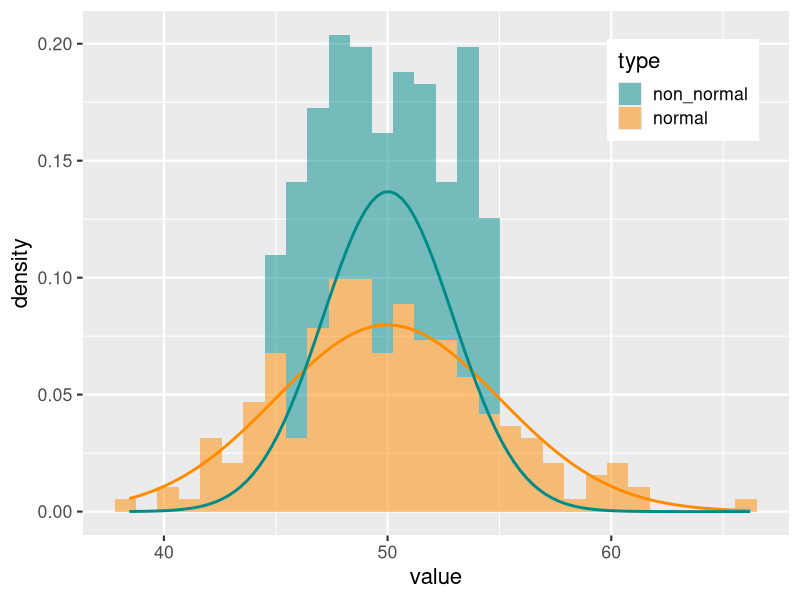
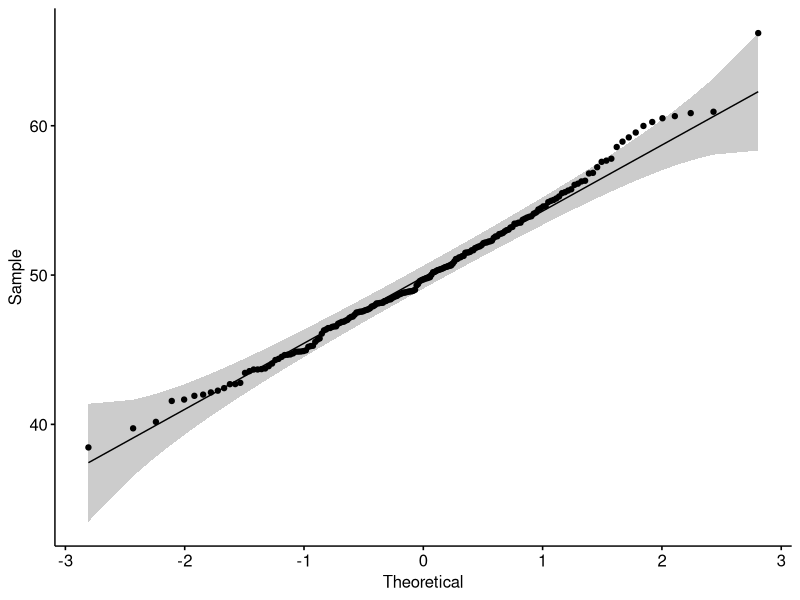
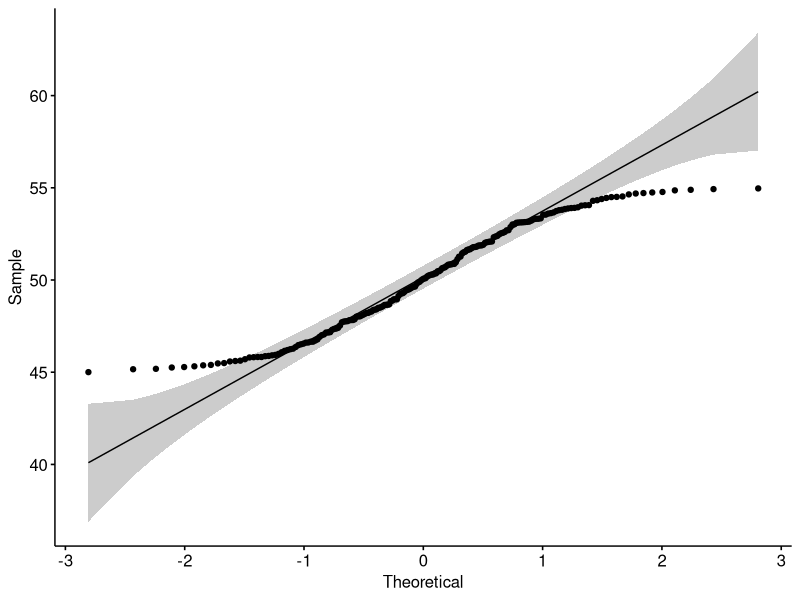
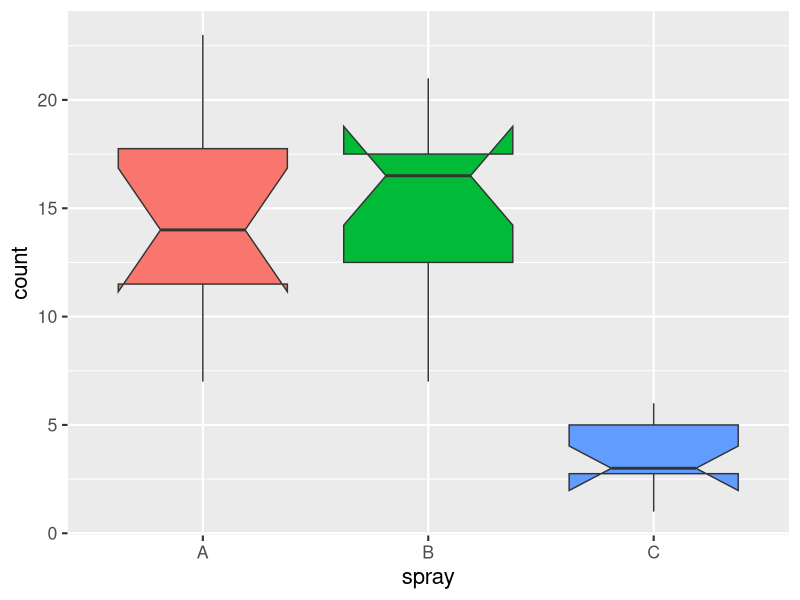
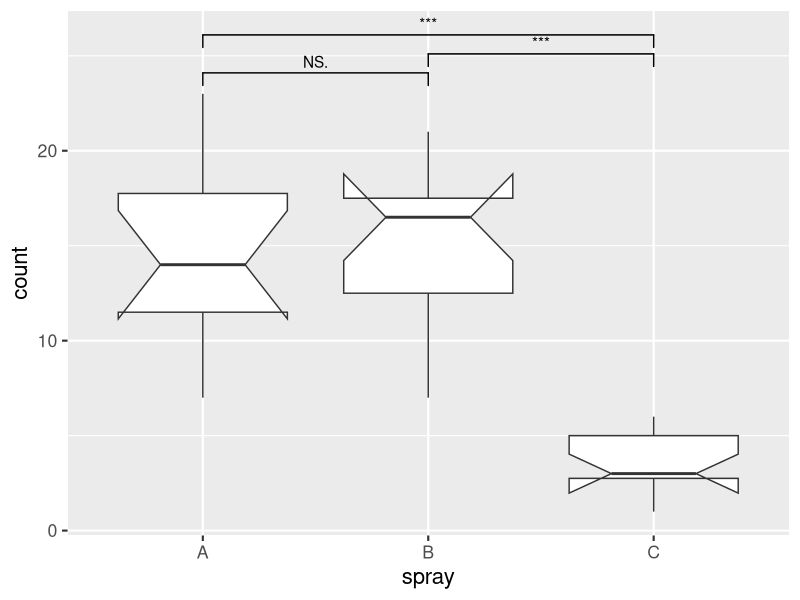
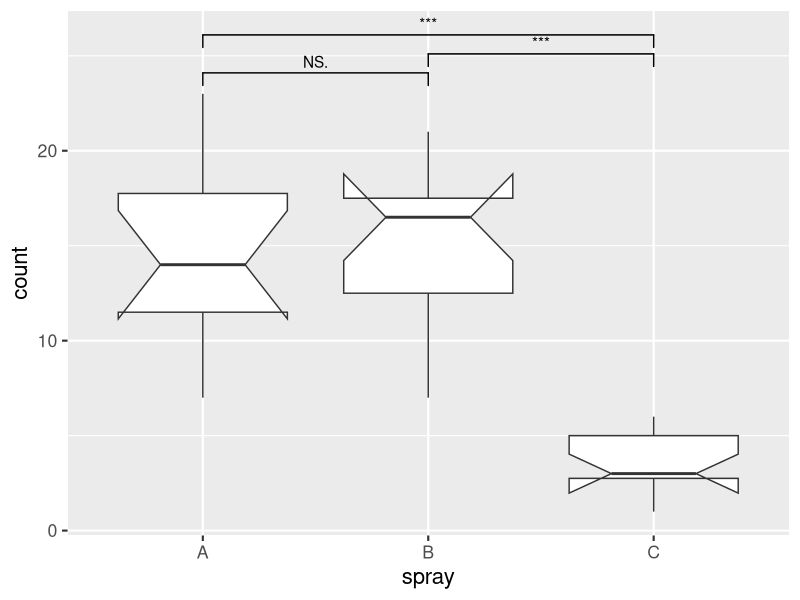
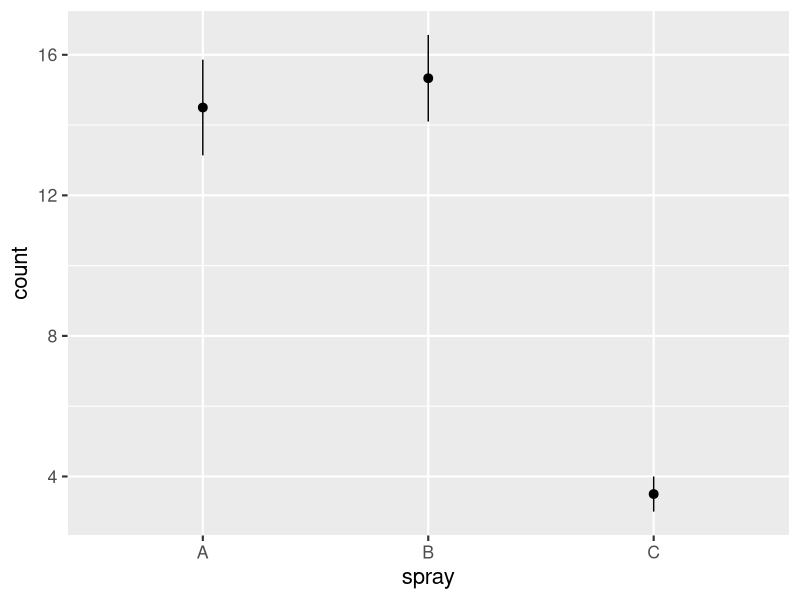
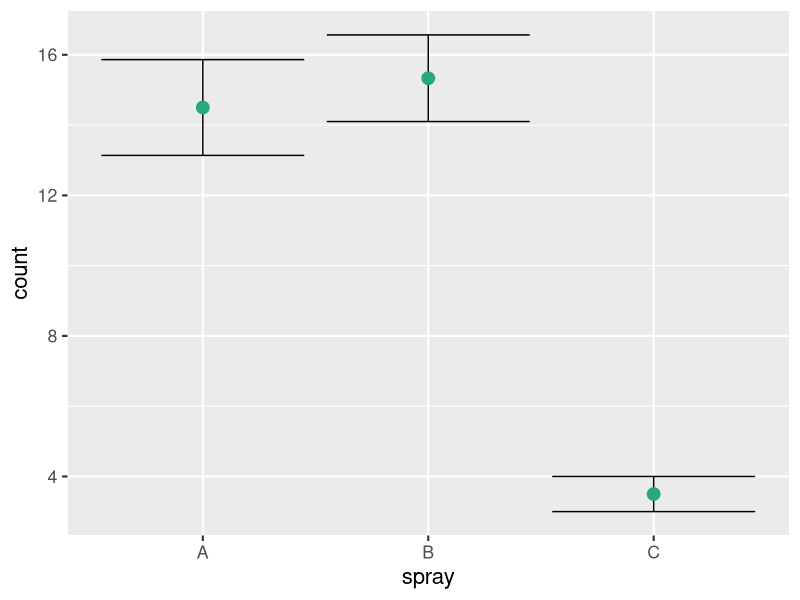

Write the R code that produced these figures, in order.
## ---- chunk 1
library(dplyr)
library(ggplot2)
library(tidyr)
theme_set(theme_grey(base_size = 16))
options(scipen = 0)
## ---- chunk 2
#| echo: false
set.seed(123)
mydata <- tibble(
  normal = rnorm(
    n = 200,
    mean = 50,
    sd = 5
  ),
  non_normal = runif(
    n = 200,
    min = 45,
    max = 55
  )
)
## ---- chunk 3
mydata
## ---- chunk 4
#| fig-width: 6
#| fig-height: 6
mydata %>%
  pivot_longer(cols = 1:2, names_to = "type", values_to = "value") %>%
  ggplot() +
  geom_histogram(alpha = 0.5, aes(x = value, fill = type, y = ..density..)) + # plot probability instead of count on y axis
  stat_function(
    fun = dnorm,
    args = list(
      mean = 50,
      sd = 5
    ),
    color = "darkorange", size = 1
  ) +
  stat_function(
    fun = dnorm,
    args = list(
      mean = mean(mydata$non_normal),
      sd = sd(mydata$non_normal)
    ),
    color = "cyan4", size = 1
  ) +
  scale_fill_manual(values = c("cyan4", "darkorange")) +
  theme(legend.position = c(0.85, 0.85))
## ---- chunk 5
shapiro.test(mydata$normal)
## ---- chunk 6
shapiro.test(mydata$non_normal)
## ---- chunk 7
# ggplot(
#   mydata,
#   aes(sample = normal)
# ) +
#   stat_qq() +
#   stat_qq_line()
ggpubr::ggqqplot(mydata$normal)
## ---- chunk 8
# ggplot(
#   mydata,
#   aes(sample = non_normal)
# ) +
#   stat_qq() +
#   stat_qq_line()
ggpubr::ggqqplot(mydata$non_normal)
## ---- chunk 9
InsectSprays <- InsectSprays %>%
  filter(spray %in% c("A", "B", "E")) %>%
  mutate(spray = recode(spray, "E" = "C"))
## ---- chunk 10
TreatA <- filter(
  InsectSprays,
  spray == "A")$count
TreatB <- filter(
  InsectSprays,
  spray == "B")$count
TreatC <- filter(
  InsectSprays,
  spray == "C")$count
## ---- chunk 11
ggplot(InsectSprays, aes(x = spray, y = count, fill = spray)) +
  geom_boxplot(notch = TRUE) +
  theme(legend.position = "none")
## ---- chunk 12
shapiro.test(TreatA)
shapiro.test(TreatB)
shapiro.test(TreatC)
## ---- chunk 13
var.test(TreatA, TreatB)
## ---- chunk 14
var.test(TreatA, TreatC)
## ---- chunk 15
t.test(TreatA, TreatB, var.equal = TRUE)
## ---- chunk 16
t.test(TreatA, TreatB, var.equal = TRUE)
## ---- chunk 17
t.test(TreatA, TreatC, var.equal = FALSE)
## ---- chunk 18
wilcox.test(TreatA, TreatB)
## ---- chunk 19
# install.packages("ggsignif")
library(ggsignif)
## ---- chunk 20
library(ggsignif)
## ---- chunk 21
#| code-line-numbers: "6-14"
#| output-location: column
ggplot(
  InsectSprays,
  aes(x = spray, y = count)
) +
  geom_boxplot(notch = TRUE) +
  geom_signif( 
    comparisons = list(
      c("A", "B"), 
      c("B", "C"), 
      c("A", "C") 
    ), 
    map_signif_level = TRUE, 
    y_position = c(23, 24, 25) 
  )
## ---- chunk 22
#| code-line-numbers: "12-15"
#| echo: false
ggplot(
  InsectSprays,
  aes(x = spray, y = count)
) +
  geom_boxplot(notch = TRUE) +
  geom_signif(
    comparisons = list(
      c("A", "B"),
      c("B", "C"),
      c("A", "C")
    ),
    test = "t.test", 
    test.args = list( 
      var.equal = TRUE 
    ), 
    map_signif_level = TRUE,
    y_position = c(23, 24, 25)
  )
## ---- chunk 23
ggplot(
  InsectSprays,
  aes(x = spray, y = count)
) +
  stat_summary()
## ---- chunk 24
#| echo: false
#| code-line-numbers: "5-14"
ggplot(
  InsectSprays,
  aes(x = spray, y = count)
) +
  stat_summary(
    fun.data = mean_se,
    geom = "errorbar"
  ) +
  stat_summary(
    fun.y = mean,
    geom = "point",
    color = "#28a87d",
    size = 4
  )
## ---- chunk 25
#| code-line-numbers: "12"
#| output-location: column
ggplot(
  InsectSprays,
  aes(x = spray, y = count)
) +
  stat_summary(
    fun.data = mean_se,
    geom = "errorbar",
    width = 0.3
  ) +
  stat_summary(
    fun.y = mean,
    geom = "bar",
    size = 4
  )
## ---- chunk 26
#| code-line-numbers: "14-23"
#| output-location: column
ggplot(
  InsectSprays,
  aes(x = spray, y = count)
) +
  stat_summary(
    fun.data = mean_se,
    geom = "errorbar",
    width = 0.3
  ) +
  stat_summary(
    fun.y = mean,
    geom = "bar"
  ) +
  ggsignif::geom_signif(
    comparisons = list(
      c("A", "B"),
      c("B", "C"),
      c("A", "C")
    ),
    test = "t.test",
    map_signif_level = TRUE,
    y_position = c(17, 18, 19)
  )
